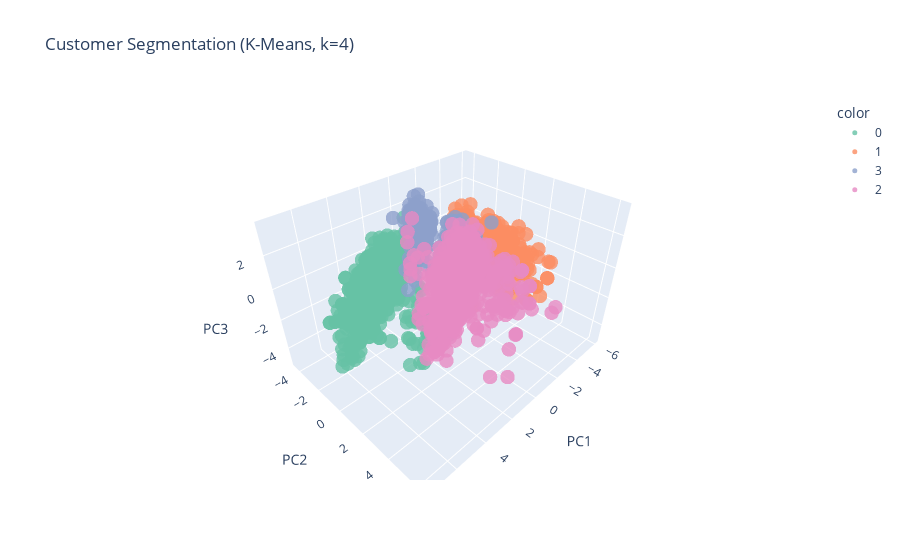

The code cell stored with this chart in its notebook:
### Code cell
optimal_k = 4 
# Áp dụng KMeans với k tối ưu
kmeans = KMeans(n_clusters=4, random_state=42)
cluster_labels = kmeans.fit_predict(ds_pca)

# Giảm còn 3 thành phần PCA để vẽ 3D
pca_3d = PCA(n_components=3)
ds_pca_3d = pca_3d.fit_transform(scaled_ds)

# Tạo DataFrame cho biểu đồ
pca_df = pd.DataFrame(ds_pca_3d, columns=['PC1', 'PC2', 'PC3'])
pca_df['Cluster'] = cluster_labels

# Gắn nhãn cụm vào dữ liệu gốc
df['Cluster'] = cluster_labels

# ---Tính giá trị trung bình của từng đặc trưng trong mỗi cụm ---
print("\nGiá trị trung bình các đặc trưng trong từng cụm:")
cluster_summary = df.groupby('Cluster').mean(numeric_only=True)
print(cluster_summary)

# Thống kê kích thước cụm
print("\nKích thước từng cụm:")
print(df['Cluster'].value_counts())

# Vẽ biểu đồ 3D bằng Plotly
fig = px.scatter_3d(
    pca_df,
    x='PC1', y='PC2', z='PC3',
    color=pca_df['Cluster'].astype(str),
    title=f'Customer Segmentation (K-Means, k={optimal_k})',
    color_discrete_sequence=px.colors.qualitative.Set2,
    opacity=0.8
)

fig.update_traces(marker=dict(size=5, line=dict(width=0)))
fig.show()

### Figure 1 — Plotly figure (JSON) as saved in the notebook; plotly's stock layout.template omitted (floating-point values rounded to 4 significant figures; data arrays with more than 128 entries replaced by an {"elided": "..."} marker saying what was removed)
{"data": [{"hovertemplate": "color=0<br>PC1=%{x}<br>PC2=%{y}<br>PC3=%{z}<extra></extra>", "legendgroup": "0", "marker": {"color": "rgb(102,194,165)", "line": {"width": 0}, "opacity": 0.8, "size": 5, "symbol": "circle"}, "mode": "markers", "name": "0", "scene": "scene", "showlegend": true, "type": "scatter3d", "x": {"elided": "514 float values"}, "y": {"elided": "514 float values"}, "z": {"elided": "514 float values"}}, {"hovertemplate": "color=1<br>PC1=%{x}<br>PC2=%{y}<br>PC3=%{z}<extra></extra>", "legendgroup": "1", "marker": {"color": "rgb(252,141,98)", "line": {"width": 0}, "opacity": 0.8, "size": 5, "symbol": "circle"}, "mode": "markers", "name": "1", "scene": "scene", "showlegend": true, "type": "scatter3d", "x": {"elided": "512 float values"}, "y": {"elided": "512 float values"}, "z": {"elided": "512 float values"}}, {"hovertemplate": "color=3<br>PC1=%{x}<br>PC2=%{y}<br>PC3=%{z}<extra></extra>", "legendgroup": "3", "marker": {"color": "rgb(141,160,203)", "line": {"width": 0}, "opacity": 0.8, "size": 5, "symbol": "circle"}, "mode": "markers", "name": "3", "scene": "scene", "showlegend": true, "type": "scatter3d", "x": {"elided": "608 float values"}, "y": {"elided": "608 float values"}, "z": {"elided": "608 float values"}}, {"hovertemplate": "color=2<br>PC1=%{x}<br>PC2=%{y}<br>PC3=%{z}<extra></extra>", "legendgroup": "2", "marker": {"color": "rgb(231,138,195)", "line": {"width": 0}, "opacity": 0.8, "size": 5, "symbol": "circle"}, "mode": "markers", "name": "2", "scene": "scene", "showlegend": true, "type": "scatter3d", "x": {"elided": "578 float values"}, "y": {"elided": "578 float values"}, "z": {"elided": "578 float values"}}], "layout": {"legend": {"title": {"text": "color"}, "tracegroupgap": 0}, "scene": {"domain": {"x": [0, 1], "y": [0, 1]}, "xaxis": {"title": {"text": "PC1"}}, "yaxis": {"title": {"text": "PC2"}}, "zaxis": {"title": {"text": "PC3"}}}, "title": {"text": "Customer Segmentation (K-Means, k=4)"}}}
